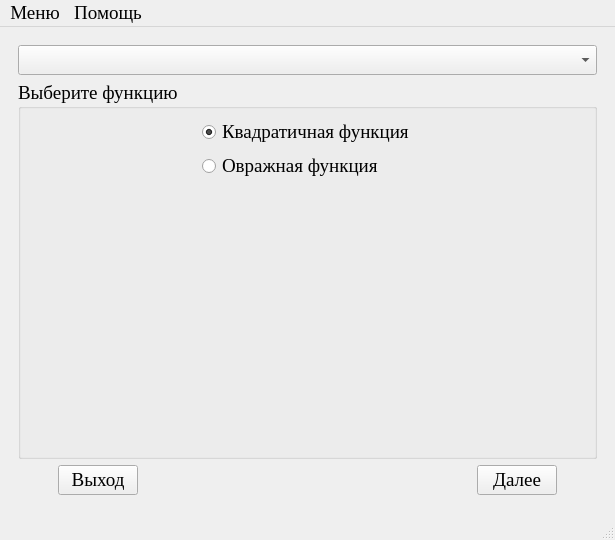
<?xml version="1.0" encoding="UTF-8"?>
<ui version="4.0">
 <class>MainWindow</class>
 <widget class="QMainWindow" name="MainWindow">
  <property name="geometry">
   <rect>
    <x>0</x>
    <y>0</y>
    <width>615</width>
    <height>505</height>
   </rect>
  </property>
  <property name="font">
   <font>
    <family>Times New Roman</family>
    <pointsize>14</pointsize>
   </font>
  </property>
  <property name="windowTitle">
   <string>Методы оптимизации 2010</string>
  </property>
  <property name="windowIcon">
   <iconset resource="data.qrc">
    <normaloff>:/icon/icon.bmp</normaloff>:/icon/icon.bmp</iconset>
  </property>
  <widget class="QWidget" name="centralwidget">
   <layout class="QGridLayout" name="gridLayout_5">
    <item row="0" column="0">
     <widget class="QStackedWidget" name="stackedWidget">
      <property name="currentIndex">
       <number>0</number>
      </property>
      <widget class="QWidget" name="page_3">
       <layout class="QGridLayout" name="gridLayout_4">
        <item row="0" column="0">
         <widget class="QComboBox" name="choiceMethods"/>
        </item>
        <item row="1" column="0">
         <widget class="QGroupBox" name="functions">
          <property name="title">
           <string>Выберите функцию</string>
          </property>
          <layout class="QVBoxLayout" name="verticalLayout_2">
           <item>
            <layout class="QHBoxLayout" name="horizontalLayout_2">
             <item>
              <spacer name="horizontalSpacer_4">
               <property name="orientation">
                <enum>Qt::Horizontal</enum>
               </property>
               <property name="sizeHint" stdset="0">
                <size>
                 <width>40</width>
                 <height>20</height>
                </size>
               </property>
              </spacer>
             </item>
             <item>
              <layout class="QVBoxLayout" name="verticalLayout">
               <item>
                <widget class="QRadioButton" name="quadFunction">
                 <property name="text">
                  <string>Квадратичная функция</string>
                 </property>
                 <property name="checked">
                  <bool>true</bool>
                 </property>
                </widget>
               </item>
               <item>
                <widget class="QRadioButton" name="ravinFunction">
                 <property name="text">
                  <string>Овражная функция</string>
                 </property>
                 <property name="checkable">
                  <bool>false</bool>
                 </property>
                </widget>
               </item>
              </layout>
             </item>
             <item>
              <spacer name="horizontalSpacer_5">
               <property name="orientation">
                <enum>Qt::Horizontal</enum>
               </property>
               <property name="sizeHint" stdset="0">
                <size>
                 <width>40</width>
                 <height>20</height>
                </size>
               </property>
              </spacer>
             </item>
            </layout>
           </item>
           <item>
            <spacer name="verticalSpacer">
             <property name="orientation">
              <enum>Qt::Vertical</enum>
             </property>
             <property name="sizeHint" stdset="0">
              <size>
               <width>20</width>
               <height>202</height>
              </size>
             </property>
            </spacer>
           </item>
          </layout>
         </widget>
        </item>
        <item row="2" column="0">
         <layout class="QHBoxLayout" name="horizontalLayout" stretch="0,0,1,0,0">
          <item>
           <spacer name="horizontalSpacer">
            <property name="orientation">
             <enum>Qt::Horizontal</enum>
            </property>
            <property name="sizeHint" stdset="0">
             <size>
              <width>40</width>
              <height>20</height>
             </size>
            </property>
           </spacer>
          </item>
          <item>
           <widget class="QPushButton" name="exit_button">
            <property name="text">
             <string>Выход</string>
            </property>
           </widget>
          </item>
          <item>
           <spacer name="horizontalSpacer_2">
            <property name="orientation">
             <enum>Qt::Horizontal</enum>
            </property>
            <property name="sizeHint" stdset="0">
             <size>
              <width>40</width>
              <height>20</height>
             </size>
            </property>
           </spacer>
          </item>
          <item>
           <widget class="QPushButton" name="next_button">
            <property name="text">
             <string>Далее</string>
            </property>
           </widget>
          </item>
          <item>
           <spacer name="horizontalSpacer_3">
            <property name="orientation">
             <enum>Qt::Horizontal</enum>
            </property>
            <property name="sizeHint" stdset="0">
             <size>
              <width>40</width>
              <height>20</height>
             </size>
            </property>
           </spacer>
          </item>
         </layout>
        </item>
       </layout>
      </widget>
      <widget class="QWidget" name="page_4">
       <layout class="QGridLayout" name="gridLayout_6">
        <item row="0" column="0" colspan="2">
         <widget class="QGroupBox" name="groupBox">
          <property name="title">
           <string>Установка значений</string>
          </property>
          <layout class="QGridLayout" name="gridLayout_2">
           <item row="0" column="0">
            <layout class="QHBoxLayout" name="horizontalLayout_5">
             <item>
              <widget class="QRadioButton" name="choiceVar">
               <property name="text">
                <string>Выбор варианта</string>
               </property>
               <property name="checked">
                <bool>true</bool>
               </property>
              </widget>
             </item>
             <item>
              <spacer name="horizontalSpacer_9">
               <property name="orientation">
                <enum>Qt::Horizontal</enum>
               </property>
               <property name="sizeHint" stdset="0">
                <size>
                 <width>40</width>
                 <height>20</height>
                </size>
               </property>
              </spacer>
             </item>
             <item>
              <widget class="QRadioButton" name="inArm">
               <property name="text">
                <string>Ввод вручную</string>
               </property>
              </widget>
             </item>
            </layout>
           </item>
          </layout>
         </widget>
        </item>
        <item row="1" column="0" colspan="2">
         <layout class="QHBoxLayout" name="horizontalLayout_4" stretch="0,0">
          <item>
           <widget class="QLabel" name="label">
            <property name="text">
             <string>Выберите вариант:</string>
            </property>
           </widget>
          </item>
          <item>
           <widget class="QComboBox" name="comboBox"/>
          </item>
         </layout>
        </item>
        <item row="2" column="0">
         <widget class="QGroupBox" name="quadKoef">
          <property name="enabled">
           <bool>false</bool>
          </property>
          <property name="title">
           <string>Коэффициенты</string>
          </property>
          <layout class="QVBoxLayout" name="verticalLayout_3">
           <item>
            <layout class="QGridLayout" name="gridLayout_3" columnstretch="1,6">
             <item row="0" column="0">
              <widget class="QLabel" name="label_2">
               <property name="text">
                <string>A -</string>
               </property>
              </widget>
             </item>
             <item row="0" column="1">
              <widget class="QLineEdit" name="a">
               <property name="text">
                <string/>
               </property>
              </widget>
             </item>
             <item row="1" column="0">
              <widget class="QLabel" name="label_3">
               <property name="text">
                <string>B -</string>
               </property>
              </widget>
             </item>
             <item row="1" column="1">
              <widget class="QLineEdit" name="b">
               <property name="text">
                <string/>
               </property>
              </widget>
             </item>
             <item row="2" column="0">
              <widget class="QLabel" name="label_4">
               <property name="text">
                <string>C -</string>
               </property>
              </widget>
             </item>
             <item row="2" column="1">
              <widget class="QLineEdit" name="c">
               <property name="text">
                <string/>
               </property>
              </widget>
             </item>
             <item row="3" column="0">
              <widget class="QLabel" name="label_5">
               <property name="text">
                <string>D -</string>
               </property>
              </widget>
             </item>
             <item row="3" column="1">
              <widget class="QLineEdit" name="d">
               <property name="text">
                <string/>
               </property>
              </widget>
             </item>
             <item row="4" column="0">
              <widget class="QLabel" name="label_6">
               <property name="text">
                <string>E -</string>
               </property>
              </widget>
             </item>
             <item row="4" column="1">
              <widget class="QLineEdit" name="e">
               <property name="text">
                <string/>
               </property>
              </widget>
             </item>
             <item row="5" column="0">
              <widget class="QLabel" name="label_7">
               <property name="text">
                <string>F -</string>
               </property>
              </widget>
             </item>
             <item row="5" column="1">
              <widget class="QLineEdit" name="f">
               <property name="text">
                <string/>
               </property>
              </widget>
             </item>
             <item row="6" column="0">
              <widget class="QLabel" name="label_8">
               <property name="text">
                <string>G -</string>
               </property>
              </widget>
             </item>
             <item row="6" column="1">
              <widget class="QLineEdit" name="g">
               <property name="text">
                <string/>
               </property>
              </widget>
             </item>
            </layout>
           </item>
           <item>
            <spacer name="verticalSpacer_2">
             <property name="orientation">
              <enum>Qt::Vertical</enum>
             </property>
             <property name="sizeHint" stdset="0">
              <size>
               <width>20</width>
               <height>40</height>
              </size>
             </property>
            </spacer>
           </item>
          </layout>
         </widget>
        </item>
        <item row="2" column="1">
         <widget class="QGroupBox" name="quadSimpleCon">
          <property name="enabled">
           <bool>false</bool>
          </property>
          <property name="title">
           <string>Начальные условия</string>
          </property>
          <layout class="QVBoxLayout" name="verticalLayout_4">
           <item>
            <layout class="QGridLayout" name="gridLayout" columnstretch="1,5">
             <item row="0" column="0">
              <widget class="QLabel" name="label_9">
               <property name="text">
                <string>точность -</string>
               </property>
              </widget>
             </item>
             <item row="0" column="1">
              <widget class="QLineEdit" name="accuracy">
               <property name="text">
                <string/>
               </property>
              </widget>
             </item>
             <item row="1" column="0">
              <widget class="QLabel" name="label_10">
               <property name="text">
                <string>шаг по х1 -</string>
               </property>
              </widget>
             </item>
             <item row="1" column="1">
              <widget class="QLineEdit" name="stepx1">
               <property name="text">
                <string/>
               </property>
              </widget>
             </item>
             <item row="2" column="0">
              <widget class="QLabel" name="label_11">
               <property name="text">
                <string>шаг по х2 -</string>
               </property>
              </widget>
             </item>
             <item row="2" column="1">
              <widget class="QLineEdit" name="stepx2">
               <property name="text">
                <string/>
               </property>
              </widget>
             </item>
             <item row="3" column="0">
              <widget class="QLabel" name="label_12">
               <property name="text">
                <string>измен. шага -</string>
               </property>
              </widget>
             </item>
             <item row="3" column="1">
              <widget class="QLineEdit" name="stepChange">
               <property name="text">
                <string/>
               </property>
              </widget>
             </item>
             <item row="4" column="0">
              <widget class="QLabel" name="label_13">
               <property name="text">
                <string>х1 -</string>
               </property>
              </widget>
             </item>
             <item row="4" column="1">
              <widget class="QLineEdit" name="x1">
               <property name="text">
                <string/>
               </property>
              </widget>
             </item>
             <item row="5" column="0">
              <widget class="QLabel" name="label_14">
               <property name="text">
                <string>х2 -</string>
               </property>
              </widget>
             </item>
             <item row="5" column="1">
              <widget class="QLineEdit" name="x2">
               <property name="text">
                <string/>
               </property>
              </widget>
             </item>
            </layout>
           </item>
           <item>
            <spacer name="verticalSpacer_3">
             <property name="orientation">
              <enum>Qt::Vertical</enum>
             </property>
             <property name="sizeHint" stdset="0">
              <size>
               <width>20</width>
               <height>60</height>
              </size>
             </property>
            </spacer>
           </item>
          </layout>
         </widget>
        </item>
        <item row="3" column="0" colspan="2">
         <layout class="QHBoxLayout" name="horizontalLayout_3" stretch="0,0,1,0,0">
          <item>
           <spacer name="horizontalSpacer_6">
            <property name="orientation">
             <enum>Qt::Horizontal</enum>
            </property>
            <property name="sizeHint" stdset="0">
             <size>
              <width>40</width>
              <height>20</height>
             </size>
            </property>
           </spacer>
          </item>
          <item>
           <widget class="QPushButton" name="back_button">
            <property name="text">
             <string>Назад</string>
            </property>
           </widget>
          </item>
          <item>
           <spacer name="horizontalSpacer_7">
            <property name="orientation">
             <enum>Qt::Horizontal</enum>
            </property>
            <property name="sizeHint" stdset="0">
             <size>
              <width>40</width>
              <height>20</height>
             </size>
            </property>
           </spacer>
          </item>
          <item>
           <widget class="QPushButton" name="next_button_2">
            <property name="text">
             <string>Далее</string>
            </property>
           </widget>
          </item>
          <item>
           <spacer name="horizontalSpacer_8">
            <property name="orientation">
             <enum>Qt::Horizontal</enum>
            </property>
            <property name="sizeHint" stdset="0">
             <size>
              <width>40</width>
              <height>20</height>
             </size>
            </property>
           </spacer>
          </item>
         </layout>
        </item>
       </layout>
      </widget>
     </widget>
    </item>
   </layout>
  </widget>
  <widget class="QMenuBar" name="menubar">
   <property name="geometry">
    <rect>
     <x>0</x>
     <y>0</y>
     <width>615</width>
     <height>23</height>
    </rect>
   </property>
   <widget class="QMenu" name="menu">
    <property name="title">
     <string>Меню</string>
    </property>
    <addaction name="allow"/>
    <addaction name="separator"/>
    <addaction name="exit"/>
   </widget>
   <widget class="QMenu" name="menu_2">
    <property name="title">
     <string>Помощь</string>
    </property>
    <addaction name="help"/>
    <addaction name="separator"/>
    <addaction name="about"/>
   </widget>
   <addaction name="menu"/>
   <addaction name="menu_2"/>
  </widget>
  <widget class="QStatusBar" name="statusbar"/>
  <action name="help">
   <property name="text">
    <string>Справка</string>
   </property>
  </action>
  <action name="about">
   <property name="text">
    <string>О програме...</string>
   </property>
  </action>
  <action name="allow">
   <property name="text">
    <string>Разблокировать овражную функцию</string>
   </property>
   <property name="toolTip">
    <string>Разблокировать овражную функцию</string>
   </property>
  </action>
  <action name="exit">
   <property name="text">
    <string>Выход</string>
   </property>
  </action>
 </widget>
 <resources>
  <include location="data.qrc"/>
 </resources>
 <connections>
  <connection>
   <sender>exit</sender>
   <signal>activated()</signal>
   <receiver>MainWindow</receiver>
   <slot>close()</slot>
   <hints>
    <hint type="sourcelabel">
     <x>-1</x>
     <y>-1</y>
    </hint>
    <hint type="destinationlabel">
     <x>307</x>
     <y>222</y>
    </hint>
   </hints>
  </connection>
  <connection>
   <sender>exit_button</sender>
   <signal>clicked()</signal>
   <receiver>MainWindow</receiver>
   <slot>close()</slot>
   <hints>
    <hint type="sourcelabel">
     <x>102</x>
     <y>391</y>
    </hint>
    <hint type="destinationlabel">
     <x>307</x>
     <y>222</y>
    </hint>
   </hints>
  </connection>
 </connections>
</ui>
